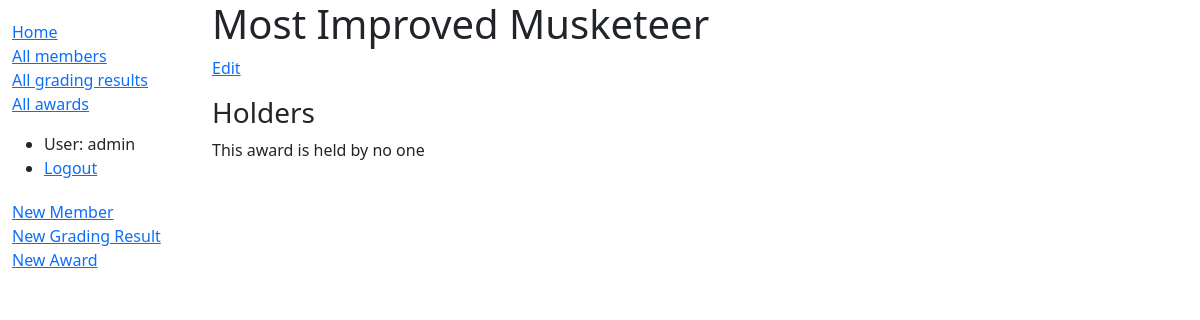
The page /dashboard/award/1 (signed in) on the database as committed earlier.
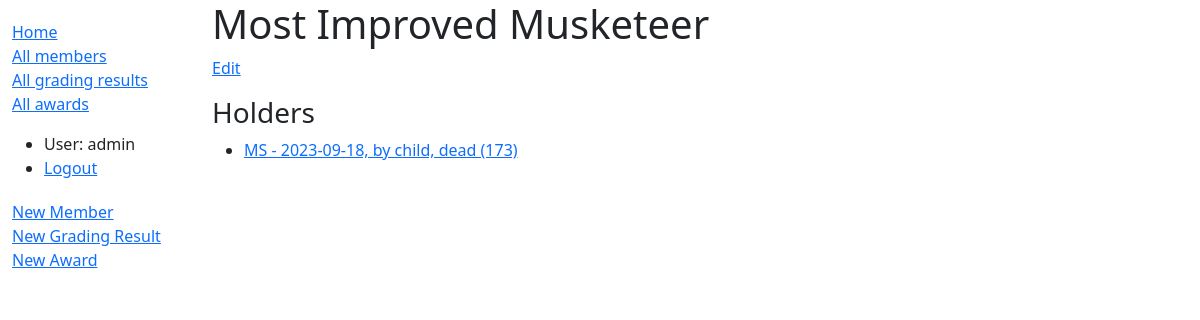
The same page on the database as committed later.
### dashboard/models.py (models this page shows, shortened)
class GradingResult(models.Model):
    member = models.ForeignKey(Member, on_delete=models.RESTRICT, related_name='member2gradings')
    date = models.DateField()
    type = models.CharField(max_length=2, choices=GRADINGS)
    assessor = models.ManyToManyField(Member, help_text='Who assessed this particular grading?', related_name='assessor2gradings')
    forbelt = models.CharField(max_length=50, choices=BELT_CHOICES, verbose_name="For Belt")
    comments = models.CharField(max_length=200, blank=True)
    award = models.ForeignKey(Award, on_delete=models.RESTRICT, verbose_name='Award', null=True, blank=True)
    class Meta:
        ordering = ['-date', 'type', '-forbelt', 'member__idnumber']
    def __str__(self):
        return f'{self.type} - {self.date}, by {self.member}'
    def get_absolute_url(self):
        return reverse('grading-result-detail', args=[str(self.id)])

class Member(models.Model):
    first_name = models.CharField(max_length=50)
    last_name = models.CharField(max_length=50)
    idnumber = models.SmallIntegerField(verbose_name="ID Number")
    address_line_1 = models.CharField(max_length=200, help_text="Street Number and Name", blank=True)
    address_line_2 = models.CharField(max_length=200, help_text="Suburb", blank=True)
    address_line_3 = models.CharField(max_length=4, help_text="Postcode", blank=True)
    date_of_birth = models.DateField()
    belt = models.CharField(max_length=50, choices=BELT_CHOICES, blank=True)
    email = models.EmailField()
    phone = models.CharField(max_length=100)
    team_leader_instructor = models.CharField(max_length=2, choices=TL_INST_RANKS, blank=True, verbose_name="Team Leader/Instructor")
    active = models.BooleanField(default=True)
    class Meta:
        ordering = ['-belt','idnumber']
    def __str__(self):
        return f'{self.last_name}, {self.first_name} ({self.idnumber})'

### dashboard/views.py (the view)
# urls.py: path('award/<int:pk>', views.AwardDetailView.as_view(), name='award-detail'),
class AwardDetailView(LoginRequiredMixin, generic.DetailView):
    model = Award

### dashboard/models.py (called while the page is built)
    def __str__(self):
        return self.name

### dashboard/templates/dashboard/award_detail.html
{% extends "base_generic.html" %}
{% block content %}
  <h1>{{ award }}</h1>
  <p><a href="{% url 'update-award' award.pk %}">Edit</a></p>
  <h3>Holders</h3>
  {% if award.gradingresult_set.all %}
    <ul>
        {% for gr in award.gradingresult_set.all %}
            <li><a href="{{ gr.get_absolute_url }}">{{ gr }}</a></li>
        {% endfor %}
    </ul>
  {% else %}
  <p>This award is held by no one</p>
  {% endif %}
{% endblock %}

Rows that differ between the two databases and show on the page:
added GradingResult: type+date+member "MS - 2023-09-18, by child, dead (173)"
Other text that changed with them:
text no longer shown: "This award is held by no one"
